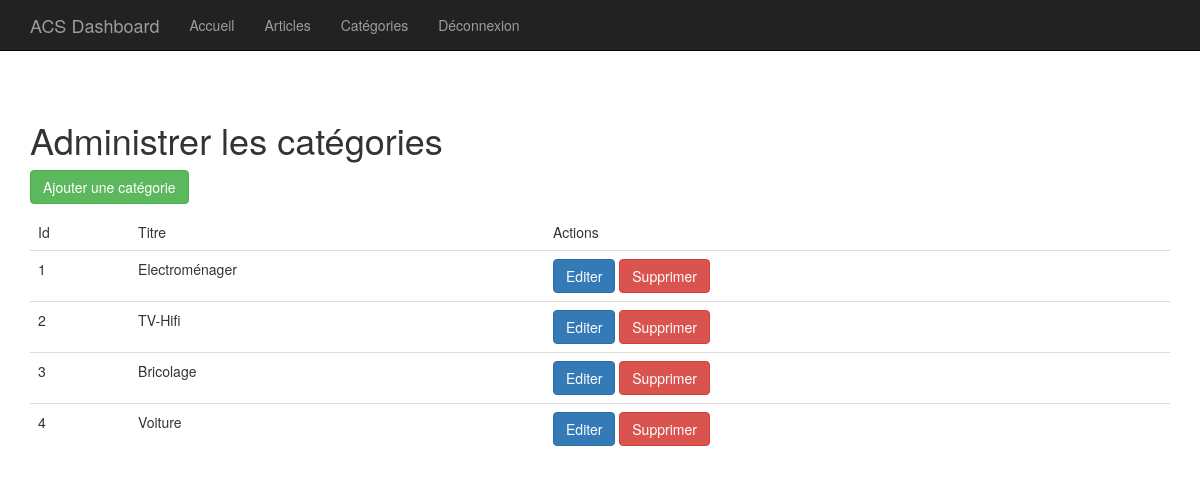
Page /index.php?p=admin.categories.index (signed in) on the committed database.
### tables this page shows
CREATE TABLE IF NOT EXISTS `categories` (
  `id` int(11) NOT NULL AUTO_INCREMENT,
  `titre` varchar(255) DEFAULT NULL,
  PRIMARY KEY (`id`)
);

### core/Controller/Controller.php (called while the page is built, shortened)
<?php
    class Controller{
        protected $viewPath;
        protected function render($view, $variables = []){
            extract($variables);
            require($this->viewPath . str_replace('.', '/', $view) . '.php');
        }
    }
?>

### app/Controller/Admin/CategoriesController.php (called while the page is built, shortened)
<?php
    class CategoriesController extends AppController{
        public function index(){
            $items = $this->Category->all();
            $this->render('admin.categories.index', compact('items'));
        }
    }
?>

### public/index.php (called while the page is built, shortened)
<?php
    if(isset($_GET['p'])){
        $page = $_GET['p'];
    }
    else{
        $page = 'posts.index';
    }
    $page = explode('.', $page);
    if($page[0] == 'admin'){
        $action = $page[2];
    }
    else{
        $controller = '\App\Controller\\' . ucfirst($page[0]) . 'Controller';
        $action = $page[1];
    }
    $controller = new $controller();
    $controller->$action();
?>

### core/Table/Table.php (called while the page is built, shortened)
<?php
    class Table{
        protected $table;
        protected $db;
        public function __construct(Database $db){
            $this->db = $db;
        }
        public function all(){
            return $this->query("SELECT * FROM " . $this->table);
        }
        public function query($statement, $attributes = null, $one = false){
            if($attributes){
                return $this->db->prepare(
                    $statement,
                    $attributes,
                    str_replace('Table', 'Entity', get_class($this)),
                    $one
                );
            }
             else{
                return $this->db->query(
                    $statement,
                    str_replace('Table', 'Entity', get_class($this)),
                     $one
                );
            }
        }
    }
?>

### core/Database/MysqlDatabase.php (called while the page is built, shortened)
<?php
    class MysqlDatabase extends Database{
        private $pdo;
        private function getPDO(){
            if($this->pdo === null){
                $pdo = new PDO('mysql:dbname=mvc-blog;host=localhost', 'root', '');
                $pdo->setAttribute(PDO::ATTR_ERRMODE, PDO::ERRMODE_EXCEPTION);
                $this->pdo = $pdo;
            }
            return $this->pdo;
        }
        public function query($statement, $class_name = null, $one = false){
            $req = $this->getPDO()->query($statement);
            if($class_name === null){
                $req->setFetchMode(PDO::FETCH_OBJ);
            }
            else{
                $req->setFetchMode(PDO::FETCH_CLASS, $class_name);
            }
            if($one){
                $datas = $req->fetch();
            }
            else{
                $datas = $req->fetchAll();
            }
            return $datas;
        }
    }
?>

### app/Autoloader.php (called while the page is built, shortened)
<?php
  class Autoloader{
      static function autoload($class){
          if (strpos($class, __NAMESPACE__ . '\\') === 0){
              $class = str_replace(__NAMESPACE__ . '\\', '', $class);
              $class = str_replace('\\', '/', $class);
          }
      }
  }

### core/Autoloader.php (called while the page is built, shortened)
<?php
  class Autoloader{
      static function autoload($class){
          if (strpos($class, __NAMESPACE__ . '\\') === 0){
              $class = str_replace(__NAMESPACE__ . '\\', '', $class);
              $class = str_replace('\\', '/', $class);
          }
      }
  }

### app/Views/admin/categories/index.php (the view, shortened to what this page needs)
<h1>Administrer les catégories</h1>
<p>
  <a class="btn btn-success" href="?p=admin.categories.add" >Ajouter une catégorie</a>
</p>
<table class="table">
    <thead>
        <tr>
            <td>Id</td>
            <td>Titre</td>
            <td>Actions</td>
        </tr>
    </thead>
    <tbody>
        <?php foreach ($items as $category): ?>
            <tr>
                <td><?= $category->id; ?></td>
                <td><?= $category->titre; ?></td>
                <td>
                    <a class="btn btn-primary" href="?p=admin.categories.edit&id=<?= $category->id; ?>" >Editer</a>
                    <form action="?p=admin.categories.delete" method="post" style="display: inline;">
                        <button type="submit" class="btn btn-danger">Supprimer</button>
                    </form>
                </td>
            </tr>
        <?php endforeach; ?>
    </tbody>
</table>

### rows in the picture
categories: id "1", titre "Electroménager"
categories: id "2", titre "TV-Hifi"
categories: id "3", titre "Bricolage"
categories: id "4", titre "Voiture"
